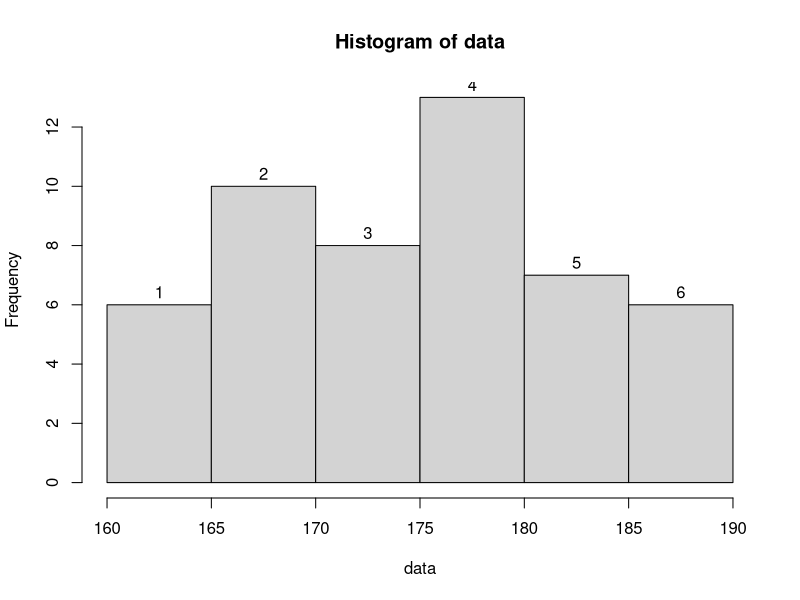
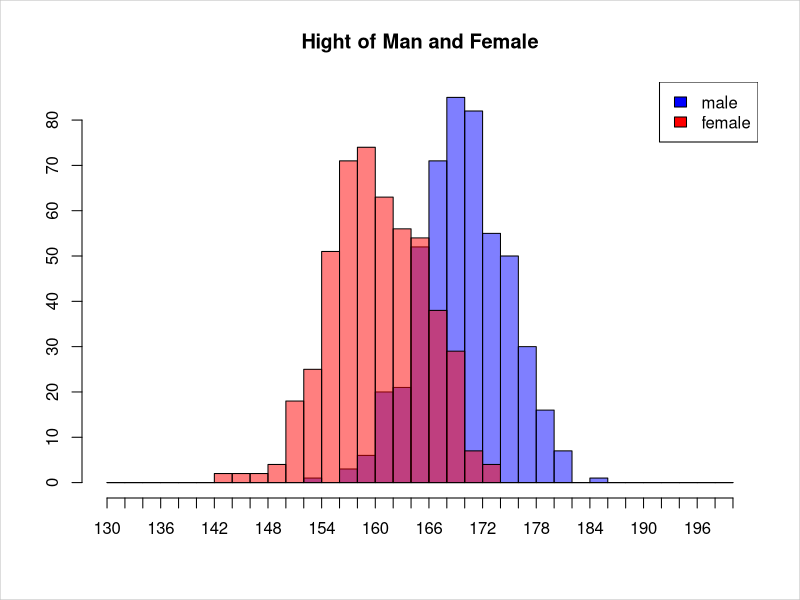

These figures' R source, in order:
## ---- chunk 1
data <- sample(160:190, 50, replace = T)
hg <- hist(data)
text(hg$mids, hg$counts, adj=c(0.5, -0.5))
## ---- chunk 2
mh <- rnorm(500, 170, 5)
fh <- rnorm(500, 160, 5)
x_range <- seq(130, 200, by = 2)
mh_hist <- hist(mh, breaks = x_range, plot = F)
fh_hist <- hist(fh, breaks = x_range, plot = F)
ymax <- max(max(mh_hist$counts), max(fh_hist$counts))
{
  plot(mh_hist, col=adjustcolor("blue", alpha=.5), ann = F, axes = F)
  plot(fh_hist, col=adjustcolor("red", alpha=.5), ann = F, axes = F, add = T)
  title(main = "Hight of Man and Female")
  x_axis_tick <- x_range
  axis(side=1, at=x_axis_tick)
  y_axis_tick <- seq(0, ymax, by = 10)
  axis(side=2, at=y_axis_tick)
  legend("topright", c("male", "female"), fill = c("blue", "red"))
  box("figure", col="gray")
}
